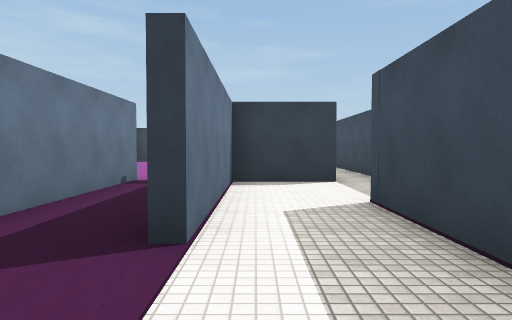
[1] (above)

17 first-person views from a walk through a Unity game level. The camera is 1.3 m above the floor, tilts 2° down and sees 70° across. Doors are open. The floor is counted in squares, 2 m on a side. Each view is taken from the middle of a square. On the plan, view 1 faces up. The plan holds only what a view shows up to about 11 squares ahead; the rest is blank. Some surface patterns are stand-ins.

[2]
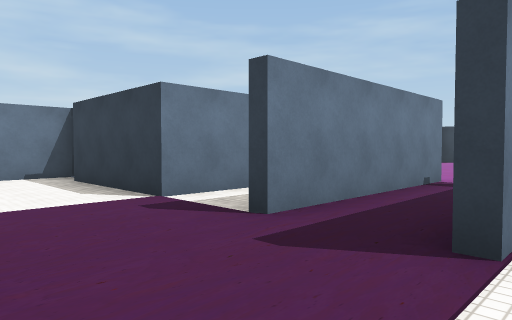

[3]
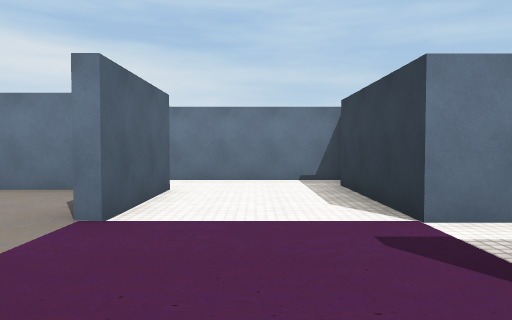

[4]
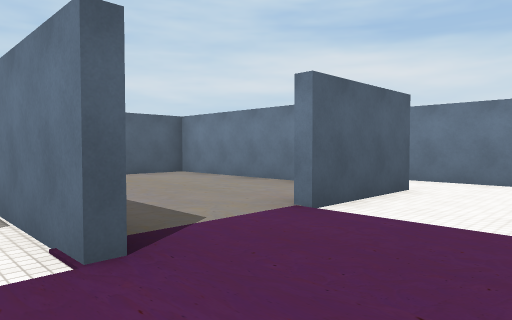

[5]
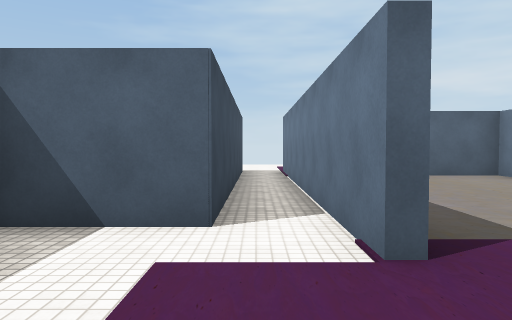

[6]
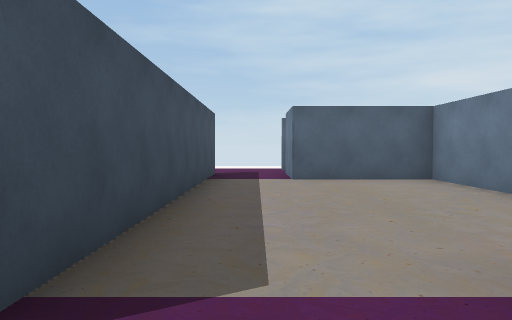

[7]
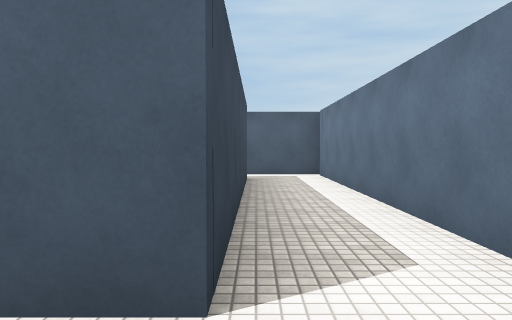

[8]
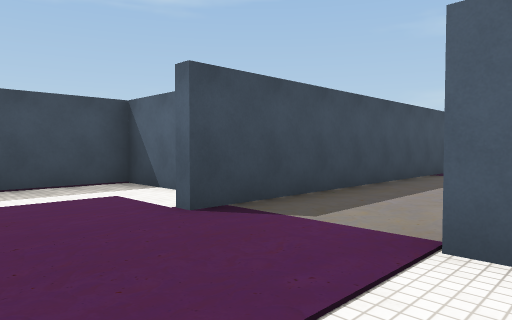

[9]
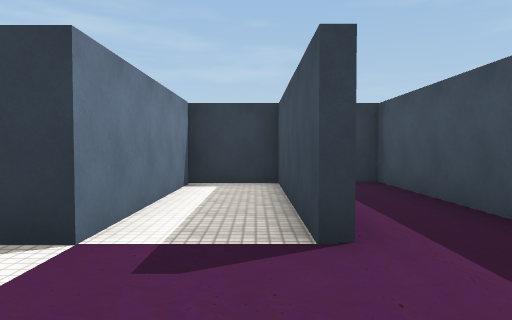

[10]
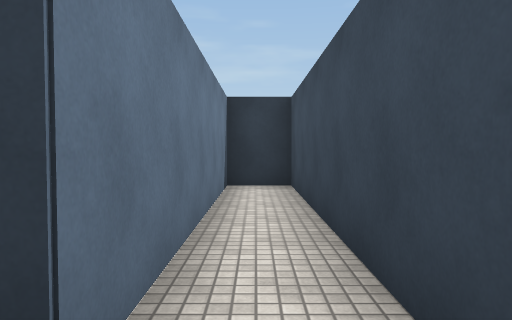

[11]
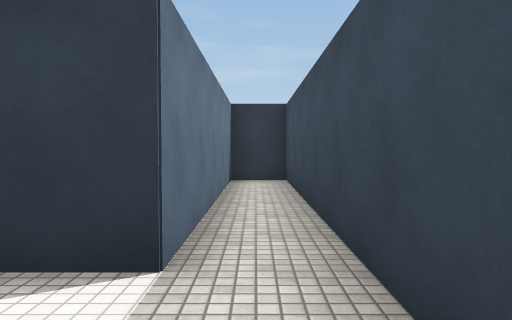

[12]
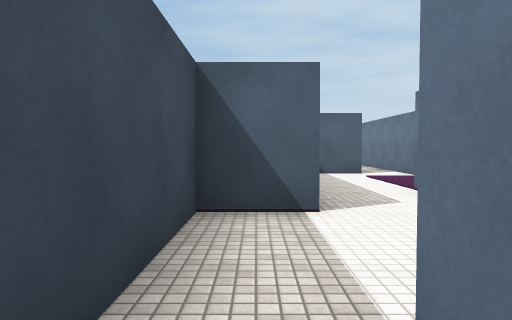

[13]
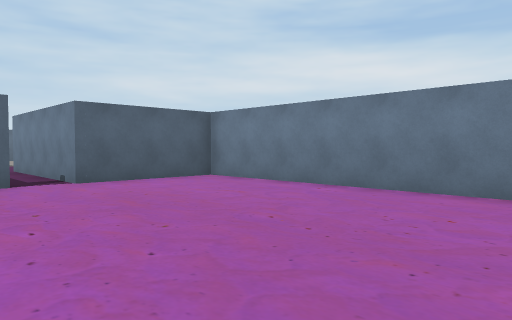

[14]
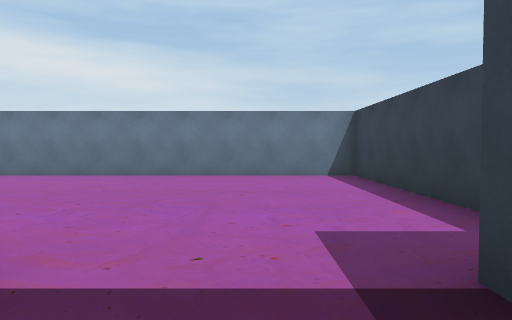

[15]
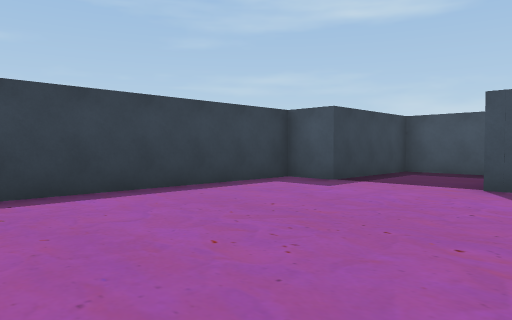

[16]
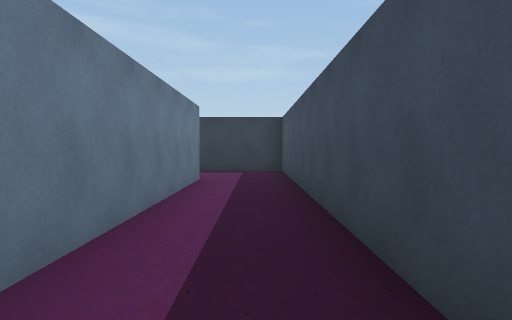

[17]
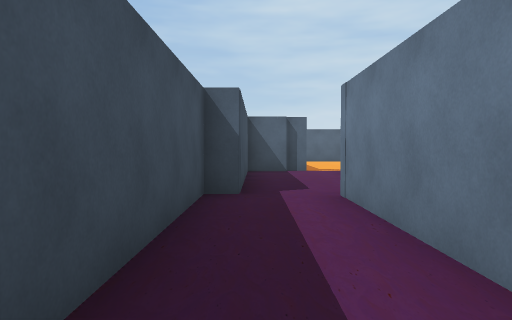

### Floor plan
Ten units are one square. View 1 is at (0, 0); x grows to the right and y downward. Boxes are objects, and circles mark ways between rooms. Rooms are numbered by the first view taken in them; rooms with no view inside come last. Other rooms are left out.
<svg viewBox="-91 -168 143 253">
<path fill="none" stroke="#000" d="M-42 -25 -75 -25M-17 0 -17 80M-20 15 -20 0M-7 11 14 11 14 -43M-7 -32 -7 -69M-85 -29 -85 75M-4 -44 -4 -22M-23 -71 -23 -24M-68 60 -68 4 -41 4M-86 78 -68 78M14 -43 26 -43 26 -122 14 -122M15 -122 15 -69M14 -122 14 -125M29 -125 29 -40M42 -39 47 -39 47 -151 14 -151 14 -163 -54 -163 -54 -71 -23 -71M-37 66 -37 80M-66 18 -66 64 -36 64M-20 79 -20 15M15 -69 -4 -69 -4 -44"/>
<circle cx="-20" cy="-70" r="3" fill="#2a7"/>
<circle cx="-35" cy="10" r="3" fill="#2a7"/>
<circle cx="0" cy="-35" r="3" fill="#2a7"/>
<circle cx="10" cy="-55" r="3" fill="#2a7"/>
<text x="-40" y="-10">1</text>
<text x="20" y="-80">2</text>
<text x="-10" y="-110">3</text>
<text x="-40" y="40">4</text>
<text x="0" y="-60">5</text>
</svg>
Room 1 opens to room 3. Room 1 opens to room 4. Room 1 opens to room 5. Room 2 opens to room 5.

Where each view was taken, in squares from view 1:
view 1: 0 up, 0 right, facing up
view 2: 0 up, 0 right, facing up-left
view 3: 1 up, 1 left, facing left
view 4: 2 up, 1 left, facing down-left
view 5: 2 up, 1 left, facing down
view 6: 1 up, 3 left, facing down
view 7: 1 up, 7 left, facing down
view 8: 2 up, 5 left, facing down-right
view 9: 0 up, 3 left, facing up
view 10: 6 up, 2 right, facing up
view 11: 5 up, 2 right, facing up
view 12: 8 up, 2 right, facing down
view 13: 14 up, 0 right, facing down-left
view 14: 14 up, 3 right, facing left
view 15: 11 up, 5 left, facing up-right
view 16: 5 up, 4 right, facing up
view 17: 9 up, 4 right, facing down
